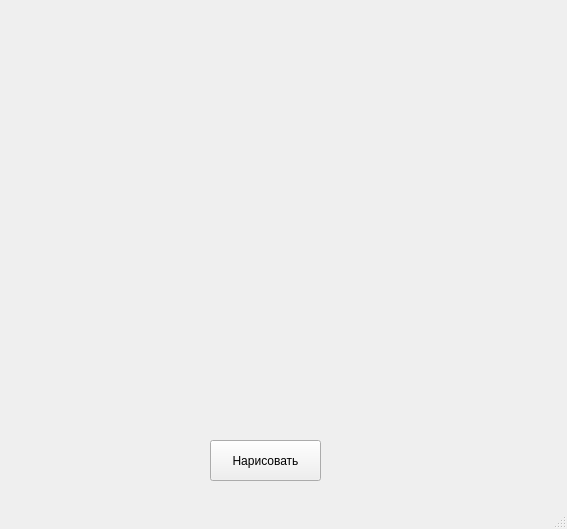
<?xml version="1.0" encoding="UTF-8"?>
<ui version="4.0">
 <class>MainWindow</class>
 <widget class="QMainWindow" name="MainWindow">
  <property name="geometry">
   <rect>
    <x>0</x>
    <y>0</y>
    <width>567</width>
    <height>529</height>
   </rect>
  </property>
  <property name="windowTitle">
   <string>MainWindow</string>
  </property>
  <widget class="QWidget" name="centralwidget">
   <widget class="QPushButton" name="btn">
    <property name="geometry">
     <rect>
      <x>210</x>
      <y>440</y>
      <width>111</width>
      <height>41</height>
     </rect>
    </property>
    <property name="text">
     <string>Нарисовать</string>
    </property>
   </widget>
  </widget>
  <widget class="QMenuBar" name="menubar">
   <property name="geometry">
    <rect>
     <x>0</x>
     <y>0</y>
     <width>567</width>
     <height>21</height>
    </rect>
   </property>
  </widget>
  <widget class="QStatusBar" name="statusbar"/>
 </widget>
 <resources/>
 <connections/>
</ui>
